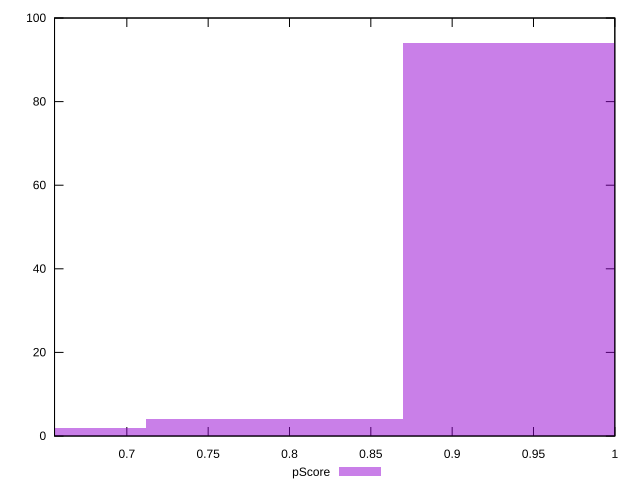

Here is the gnuplot script that generated this plot:
reset

$pScore <<EOF
0.7908091957247932 4
0.948971034869752 94
0.6326473565798346 2
EOF

set key outside below
set boxwidth 0.15816183914495865
set xrange [0.6555555555555556:1]
set yrange [0:100]
set trange [0:100]
set style fill transparent solid 0.5 noborder
set terminal svg size 640, 490 enhanced background rgb 'white'
set output "reports/report_00028_2021-02-24T12-49-42.674Z/unminified-javascript/samples/astro/pScore/histogram.svg"

plot $pScore title "pScore" with boxes

reset
